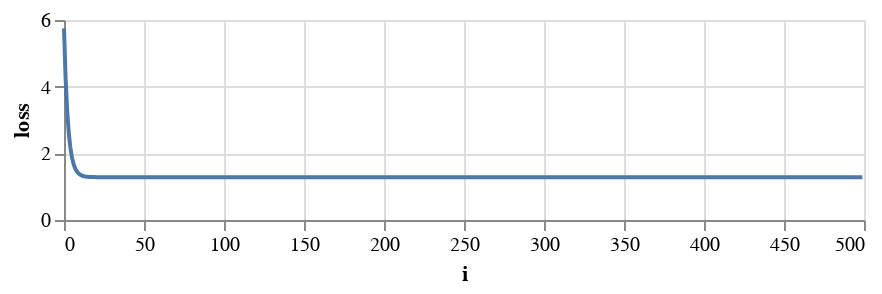

Notebook source saved alongside this figure:
### Markdown cell above
The loss does go down, but overall it's still really high:

### Code cell
loss_df = pd.DataFrame({'i':range(500), 'loss':loss_record})
alt.Chart(loss_df, height=100).mark_line().encode(x='i', y='loss')

### Figure 1 — Vega-Lite specification as saved in the notebook (floating-point values rounded to 4 significant figures; data arrays with more than 128 entries replaced by an {"elided": "..."} marker saying what was removed)
{"$schema": "https://vega.github.io/schema/vega-lite/v3.4.0.json", "config": {"mark": {"tooltip": null}, "view": {"height": 300, "width": 400}}, "data": {"name": "data-ebcedc3a750416a409ae57db691856d5"}, "datasets": {"data-ebcedc3a750416a409ae57db691856d5": {"elided": "500 records"}}, "encoding": {"x": {"field": "i", "type": "quantitative"}, "y": {"field": "loss", "type": "quantitative"}}, "height": 100, "mark": "line"}
